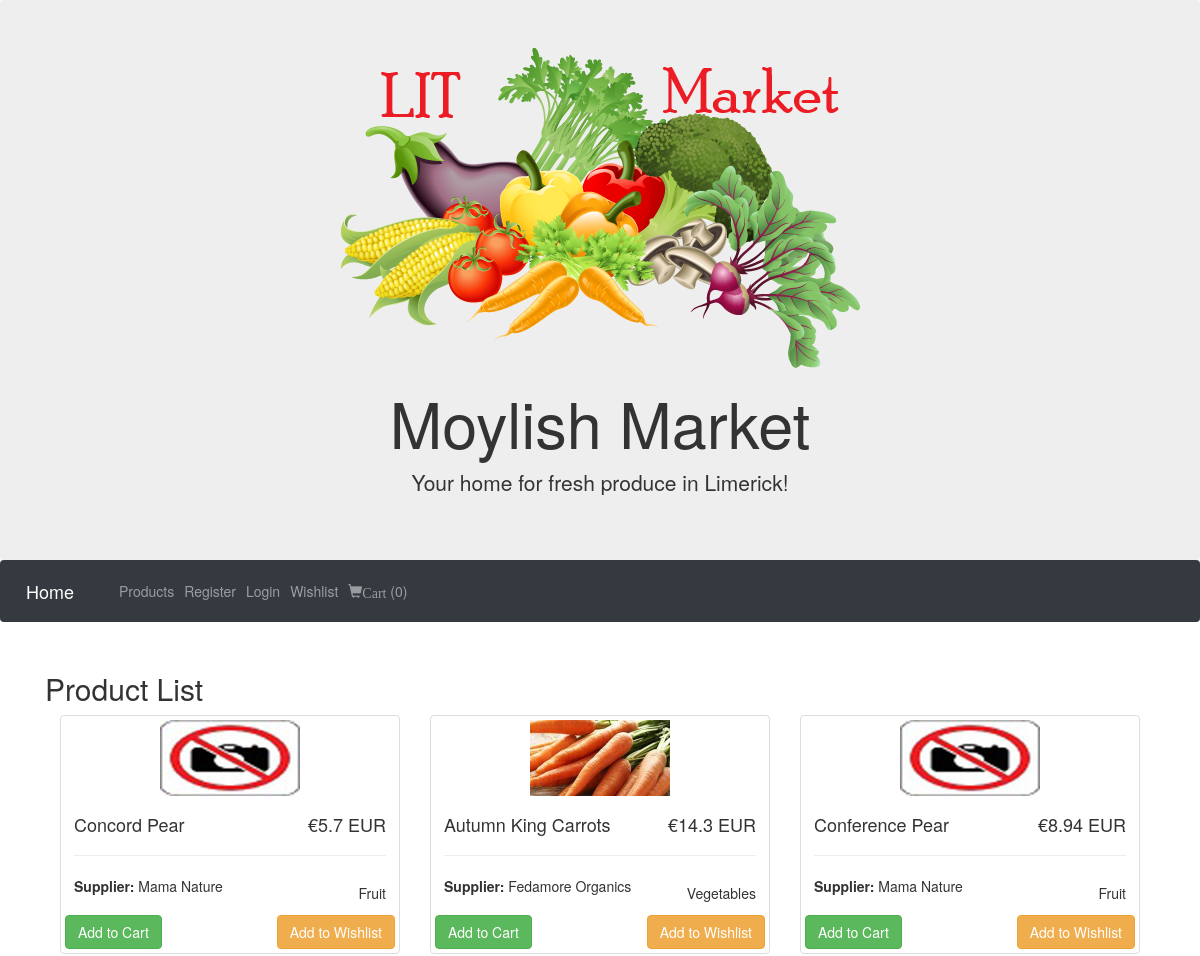
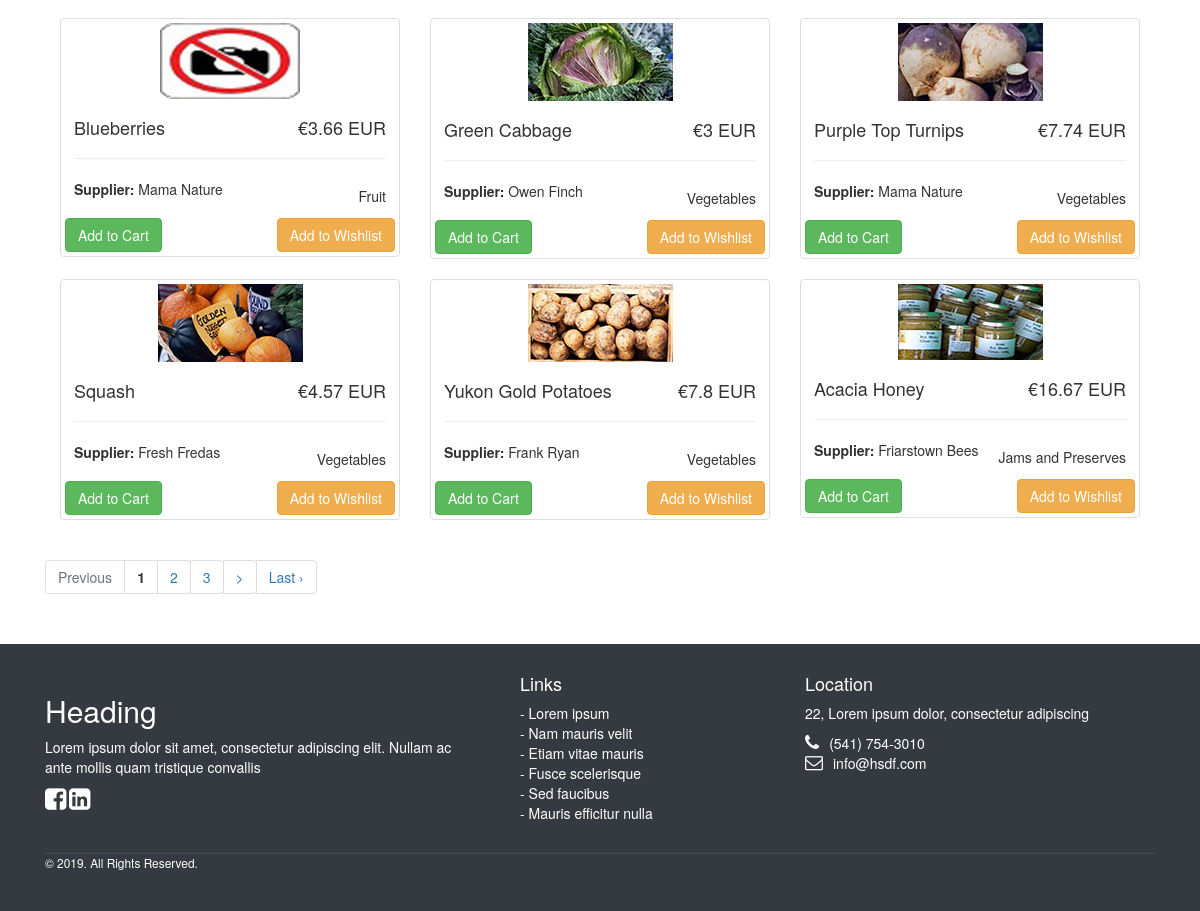
Screenshot of /index.php/products with the database file from the repository (2 pictures, top to bottom).
### tables this page shows
CREATE TABLE `products` (
  `produceCode` varchar(15) NOT NULL,
  `description` varchar(70) NOT NULL,
  `productLine` varchar(50) NOT NULL,
  `supplier` varchar(50) NOT NULL,
  `quantityInStock` smallint(6) NOT NULL,
  `bulkBuyPrice` double NOT NULL,
  `bulkSalePrice` double NOT NULL,
  `photo` varchar(40) NOT NULL
);

### application/controllers/Products.php (called while the page is built, shortened)
<?php
class Products extends CI_Controller{
	function  __construct(){
		$this->load->model('ProductsModel');
		$this->load->helper('form');
		$this->load->helper('html');
		$this->load->helper('url');
		$this->load->library('form_validation');
		$this->load->library('pagination');
		$this->load->library('cart');
	}
	function index(){
		$data = array();
		$config['per_page'] = 9;
		$page = ($this->uri->segment(2)) ? $this->uri->segment(2) : 0;
		$data['products'] = $this->ProductsModel->get_all_products($config["per_page"], $page);
		$this->load->view('products/index', $data);
	}
}

### index.php (called while the page is built, shortened)
<?php
require_once BASEPATH.'core/CodeIgniter.php';

### application/models/ProductsModel.php (called while the page is built, shortened)
<?php
class ProductsModel extends CI_Model
{
	function get_all_products($limit, $offset)
	{
		$this->db->limit($limit, $offset);
		$this->db->select("produceCode, description, productLine, supplier, quantityInStock, bulkBuyPrice, bulkSalePrice, photo");
		$this->db->from('products');
		$query = $this->db->get();
		return $query->result();
	}
}
?>

### application/views/products/index.php (the view, shortened to what this page needs)
<?php
$this->load->view('Common/header');
$this->load->helper('url');
$img_base = base_url()."assets/images/";
?>
<link rel="stylesheet" href="https://maxcdn.bootstrapcdn.com/bootstrap/3.4.0/css/bootstrap.min.css">
<div class="container" style="margin-top:30px">
	<h2>Product List</h2>
	<div class="row">
		<div class="col-lg-12">
			<?php if(!empty($products)){ foreach($products as $row){ ?>
				<div class="col-sm-4 col-lg-4 col-md-4">
					<div class="thumbnail">
						<?php echo anchor('Products/viewProduct/'.$row->produceCode,
							img(array('src'=>$img_base.'products/thumbs/'. $row->photo))); ?>
						<div class="caption">
							<h4 class="pull-right">€<?php echo $row->bulkSalePrice; ?> EUR</h4>
							<h4><?php echo $row->description; ?></h4>
							<hr>
							<h5 class="pull-right"><?php echo $row->productLine; ?></h5>
							<p><b>Supplier: </b><?php echo $row->supplier; ?></p>
						</div>
						<div class="atc">
							<a href="<?php echo base_url('index.php/Products/addToCart/'.$row->produceCode); ?>" class="btn btn-success">
								Add to Cart
							</a>
							<a href="<?php echo base_url('index.php/Wishlist/wishAdd/'.$row->produceCode); ?>" class="btn float-right btn-warning">
								Add to Wishlist
							</a>
						</div>
					</div>
				</div>
			<?php } }else{ ?>
				<p>Product(s) not found...</p>
			<?php } ?>
		</div>
	</div>
	<nav aria-label="Page navigation example">
		<ul class="pagination pg-blue justify-content-center">
			<li class="page-item disabled">
				<a class="page-link" tabindex="-1">Previous</a>
			</li>
			<li class="page-item"><a class="page-link"><?php echo $this->pagination->create_links();?></a></li>
		</ul>
	</nav>
</div>
</body>
<?php
$this->load->view('Common/footer');
?>

### application/views/Common/header.php (shortened to what this page needs)
<?php
	$img_base = base_url()."assets/images/";
?>
<!DOCTYPE>
<html>
<head>
	<link rel="stylesheet" type="text/css" href="<?php echo base_url(); ?>assets/css/bootstrap.css">
	<link rel="stylesheet" href="https://cdnjs.cloudflare.com/ajax/libs/font-awesome/4.7.0/css/font-awesome.min.css">
</head>
<body>
<header>
	<div class="jumbotron text-center" style="margin-bottom:0">
		<img class="img-fluid" alt="Responsive image" src="<?php echo $img_base . "site/logo.png"?>" />
		<h1>Moylish Market</h1>
		<p>Your home for fresh produce in Limerick!</p>
	</div>
	<nav class="navbar navbar-expand-sm bg-dark navbar-dark">
		<a class="navbar-brand" <?= anchor('HomePageController/index', 'Home', 'title="Home"'); ?></a>
		<div class="collapse navbar-collapse" id="collapsibleNavbar">
			<ul class="navbar-nav">
				<?php
				if (isset($this->session->userdata['user_id']) && $this->session->userdata['admin'] == 1)
				{
				?>
					<li class="nav-item">
						<a class="nav-link" <?= anchor('Customers/index', 'Customers', 'title="customers"'); ?></a>
					</li>
					</li>
					<li class="nav-item">
						<a class="nav-link" <?= anchor('Orders/index', 'Orders', 'title="orders"'); ?></a>
					</li>
					<li class="nav-item">
						<a class="nav-link" <?= anchor('Products/handleInsert', 'Insert Product', 'title="Insert"'); ?></a>
					</li>
					<li class="nav-item">
						<a class="nav-link" <?= anchor('Products/index', 'Products', 'title="products"'); ?></a>
					</li>
					<li class="nav-item">
						<a class="nav-link" <?= anchor('Auth/post_register', 'Register', 'title="Register"'); ?></a>
					</li>
					<li class="nav-item">
						<a class="nav-link" <?= anchor('Auth/profile', 'Profile', 'title="Profile"'); ?></a>
					</li>
					<li class="nav-item">
						<a class="nav-link" <?= anchor('Wishlist/index', 'Wishlist', 'title="Wishlist"'); ?></a>
					</li>
					<li class="nav-item">
						<a class="nav-link" href="<?php echo base_url('index.php/CartController/index'); ?>" class="cart-link" title="View Cart">
							<i class="glyphicon glyphicon-shopping-cart">Cart</i>
							<span>(<?php echo $this->cart->total_items(); ?>)</span></a>
					</li>
				<?php
				}
				else{
				?>
					<li class="nav-item">
						<a class="nav-link" <?= anchor('Products/index', 'Products', 'title="products"'); ?></a>
					</li>
					<li class="nav-item">
						<a class="nav-link" <?= anchor('Auth/post_register', 'Register', 'title="Register"'); ?></a>
					</li>
					<li class="nav-item">
						<a class="nav-link" <?= anchor('Auth/post_login', 'Login', 'title="Login"'); ?></a>
					</li>
					<li class="nav-item">
						<a class="nav-link" <?= anchor('Wishlist/index', 'Wishlist', 'title="Wishlist"'); ?></a>
					</li>
					<li class="nav-item">
						<a class="nav-link" href="<?php echo base_url('index.php/CartController/index'); ?>" class="cart-link" title="View Cart">
							<i class="glyphicon glyphicon-shopping-cart">Cart</i>
							<span>(<?php echo $this->cart->total_items(); ?>)</span></a>
					</li>
				<?php
				}
				?>
			</ul>
		</div>
	</nav>
</header>

### application/views/Common/footer.php (shortened to what this page needs)
<head>
</head>
<footer>
<div class="mt-5 pt-5 pb-5 footer">
	<div class="container">
		<div class="row">
			<div class="col-lg-5 col-xs-12 about-company">
				<h2>Heading</h2>
				<p class="pr-5 text-white-50">Lorem ipsum dolor sit amet, consectetur adipiscing elit. Nullam ac ante mollis quam tristique convallis </p>
				<p><a href="#"><i class="fa fa-facebook-square mr-1"></i></a><a href="#"><i class="fa fa-linkedin-square"></i></a></p>
			</div>
			<div class="col-lg-3 col-xs-12 links">
				<h4 class="mt-lg-0 mt-sm-3">Links</h4>
				<ul class="m-0 p-0">
					<li>- <a href="#">Lorem ipsum</a></li>
					<li>- <a href="#">Nam mauris velit</a></li>
					<li>- <a href="#">Etiam vitae mauris</a></li>
					<li>- <a href="#">Fusce scelerisque</a></li>
					<li>- <a href="#">Sed faucibus</a></li>
					<li>- <a href="#">Mauris efficitur nulla</a></li>
				</ul>
			</div>
			<div class="col-lg-4 col-xs-12 location">
				<h4 class="mt-lg-0 mt-sm-4">Location</h4>
				<p>22, Lorem ipsum dolor, consectetur adipiscing</p>
				<p class="mb-0"><i class="fa fa-phone mr-3"></i>(541) 754-3010</p>
				<p><i class="fa fa-envelope-o mr-3"></i>info@hsdf.com</p>
			</div>
		</div>
		<div class="row mt-5">
			<div class="col copyright">
				<p class=""><small class="text-white-50">© 2019. All Rights Reserved.</small></p>
			</div>
		</div>
	</div>
</div>
</footer>
</body>
</html>

### rows the page displays
products: produceCode+photo (placeholder picture), bulkSalePrice "5.7", description "Concord Pear", productLine "Fruit", supplier "Mama Nature"
products: produceCode+photo (picture), bulkSalePrice "14.3", description "Autumn King Carrots", productLine "Vegetables", supplier "Fedamore Organics"
products: produceCode+photo (placeholder picture), bulkSalePrice "8.94", description "Conference Pear", productLine "Fruit", supplier "Mama Nature"
products: produceCode+photo (placeholder picture), bulkSalePrice "3.66", description "Blueberries", productLine "Fruit", supplier "Mama Nature"
products: produceCode+photo (picture), bulkSalePrice "3", description "Green Cabbage", productLine "Vegetables", supplier "Owen Finch"
products: produceCode+photo (picture), bulkSalePrice "7.74", description "Purple Top Turnips", productLine "Vegetables", supplier "Mama Nature"
products: produceCode+photo (picture), bulkSalePrice "4.57", description "Squash", productLine "Vegetables", supplier "Fresh Fredas"
products: produceCode+photo (picture), bulkSalePrice "7.8", description "Yukon Gold Potatoes", productLine "Vegetables", supplier "Frank Ryan"
products: produceCode+photo (picture), bulkSalePrice "16.67", description "Acacia Honey", productLine "Jams and Preserves", supplier "Friarstown Bees"

### other values shown
anchor('HomePageController/index', 'Home', 'title="Home"') "Home"
anchor('Products/index', 'Products', 'title="products"') "Products"
anchor('Auth/post_register', 'Register', 'title="Register"') "Register"
anchor('Auth/post_login', 'Login', 'title="Login"') "Login"
anchor('Wishlist/index', 'Wishlist', 'title="Wishlist"') "Wishlist"
$this->cart->total_items() "0"
$this->pagination->create_links() "1 2 3 > Last ›"
